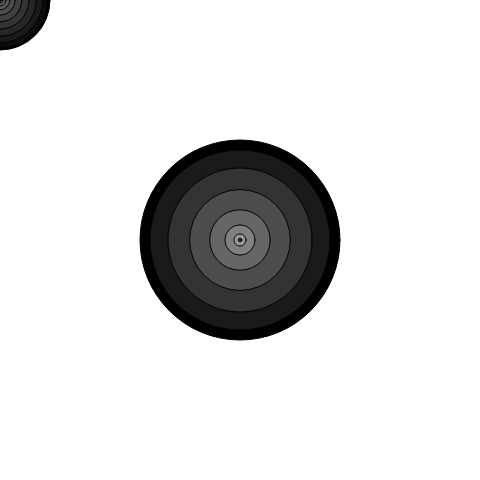
Frame 1 (no input)
Frame 60 (no input): identical to frame 1, image omitted
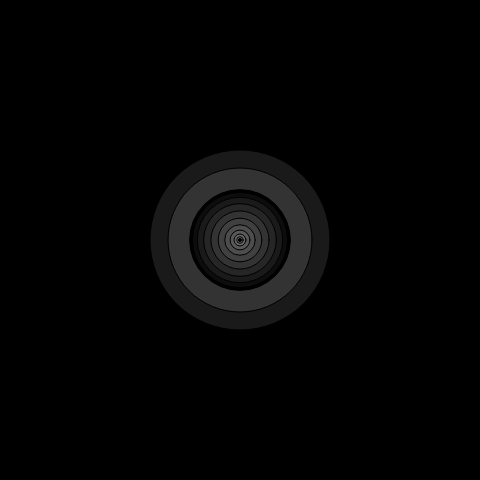
Frame 120 (the mouse pressed at the canvas centre since frame 60)

The p5.js sketch that drew these frames (run headless with seeded random() and noise() and a simulated clock; from frame 60 on, the mouse is pressed at the canvas centre):

// p5.js sketch
// ── sketch.js
var targetX;
var targetY;
var backgroundColor;

function setup() {
	createCanvas(480, 480);
	targetX = width/2;
	targetY = height/2;
}

function draw() {
	backgroundColor = calcDistance(targetX, targetY, mouseX, mouseY);
	background(backgroundColor);

	drawTarget(targetX, targetY, 200, 10);
	drawTarget(mouseX, mouseY, 100, 20);
}

function calcDistance(x1, y1, x2, y2) {
	var diffX = x1 - x2;
	var diffY = y1 - y2;
	var distance = Math.sqrt(diffX*diffX + diffY*diffY);
	return distance;
}

function drawTarget( x, y, circleSize, numOfCircles ) {
	for (var i = 0; i < numOfCircles; i++) {
		var segment = i/numOfCircles;
		fill(segment * 255);
		circleSize = circleSize - segment * circleSize;
		ellipse(x, y, circleSize, circleSize );
	}
}
